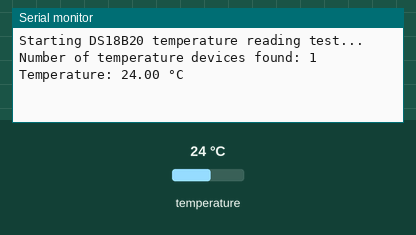
A sketch run on a simulated ESP32. Shown: the last lines printed to the serial monitor. The test bench sets the inputs (shaded band); at power-on: temperature 24 °C.

Above: at 2.2 s.
2.3 s: temperature set to 12 °C
At 5.7 s:
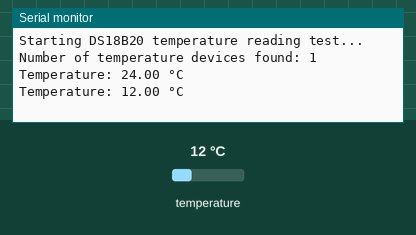
6.0 s: temperature set to 19 °C
At 7.8 s:
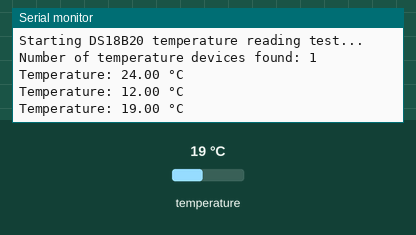
Timing chart, 0 to 9.3 s (numbered marks = the images above; inputs shaded):
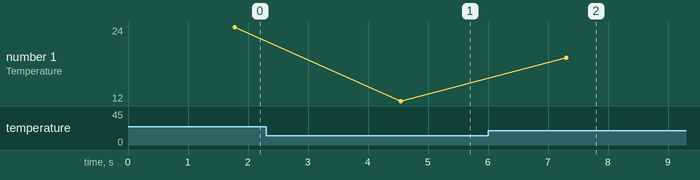

Measured:
- after the input at 2.3 s, the serial monitor: prints a new line after 2.2 s (image 1)
- after the input at 6.0 s, the serial monitor: prints a new line after 1.3 s (image 2)
- plotted number 1: 24 → 12 after the input at 2.3 s, 12 → 19 after the input at 6.0 s

The sketch:

02_live_temperature_readings.ino
```cpp
#include <OneWire.h>
#include <DallasTemperature.h>

#define ONE_WIRE_BUS 4  // ESP32 D4

OneWire oneWire(ONE_WIRE_BUS);
DallasTemperature sensors(&oneWire);

void setup() {
  Serial.begin(115200);
  delay(1000);

  Serial.println();
  Serial.println("Starting DS18B20 temperature reading test...");

  sensors.begin();

  Serial.print("Number of temperature devices found: ");
  Serial.println(sensors.getDeviceCount());
}

void loop() {
  sensors.requestTemperatures();

  float temperatureC = sensors.getTempCByIndex(0);

  if (temperatureC == DEVICE_DISCONNECTED_C) {
    Serial.println("Error: DS18B20 probe not returning a valid temperature.");
  } else {
    Serial.print("Temperature: ");
    Serial.print(temperatureC);
    Serial.println(" °C");
  }

  delay(2000);
}
```
